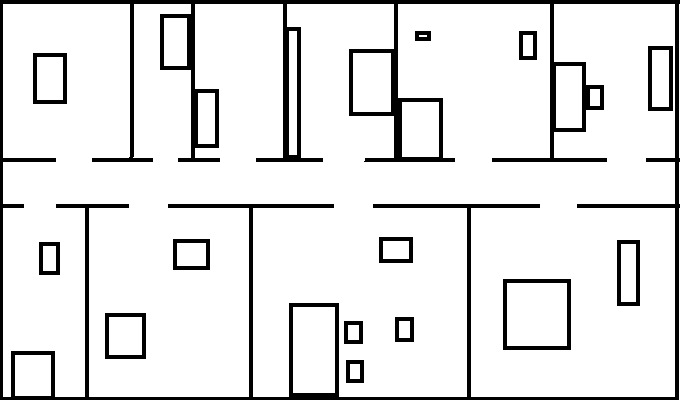
#> input picture Assignment_1/problem1/Map.jpg, 680 x 400 px
$ python ray_casting_simulation.py
#> lines starting #> are read from the running program, lines starting #| are printed output that depends on the picture
#> the answer given: 3
#> the answer given: 3
#> the answer given: 3
import numpy as np
import cv2
import matplotlib.pyplot as plt
from matplotlib.patches import Circle

# Function to calculate the endpoint of a ray given start point, angle, and max range
def get_end_point(start_point, angle, max_range):
    x, y = start_point
    end_x = x + max_range * np.cos(angle * np.pi / 180)
    end_y = y + max_range * np.sin(angle * np.pi / 180)
    return int(end_x), int(end_y)

# Function to validate user inputs based on map size
def validate_input(x, y, theta, map_width, map_height):
    if not (0 <= x < map_width and 0 <= y < map_height):
        raise ValueError("Robot x and y coordinates must be within the bounds of the map. (680,400)")

# Function to cast rays through the map and visualize them on the image
def cast_rays(robot_pose, opening_angle, max_range, map_path, map_width, map_height):
    # Read the map image using cv2
#> called with robot_pose = (3, 3, 3), opening_angle = 250, max_range = 300, map_path = 'Map.jpg', map_width = 680, map_height = 400
    map_array = cv2.imread(map_path)
#> map_array is the input picture: shape (400, 680, 3); min 0, max 255, mean 227.9

    # Extract robot pose information
    x, y, theta = robot_pose

    # Draw the robot
    robot_radius = 6
    circle = Circle((robot_pose[0], robot_pose[1]), robot_radius, color='red')
    plt.gca().add_patch(circle)

    # plot the robot orientation as a line
    plt.plot(
        [robot_pose[0], robot_pose[0] + 50 * np.cos(robot_pose[2] * np.pi / 180)],
        [robot_pose[1], robot_pose[1] + 50 * np.sin(robot_pose[2] * np.pi / 180)],
        color='black')

    # Convert robot coordinates to map coordinates
    start_point = (int(x), int(y))

    # Iterate over angles within the specified opening angle
    for angle in range(int(theta) - opening_angle // 2, int(theta) + opening_angle // 2 + 1, 2):

        # Loop over the points of each line
        laser_range, laser_step = max_range, 1
        for d in range(0, int(laser_range), laser_step):
            # Calculate the endpoint of the ray
            end_point = get_end_point(start_point, angle, d)

            # Check if the point corresponds to a black pixel in the map
            if (np.linalg.norm(map_array[end_point[1], end_point[0]] - np.array([0, 0, 0])) == 0):
                d = laser_range
                break  # Break the loop if a black pixel is encountered
            else:
                # Draw the green ray by setting the pixel color to [0, 255, 0]
                map_array[end_point[1], end_point[0]] = [0, 255, 0]

    # Display the map with the drawn rays using Matplotlib
    plt.imshow(cv2.cvtColor(map_array, cv2.COLOR_BGR2RGB))
    plt.show()
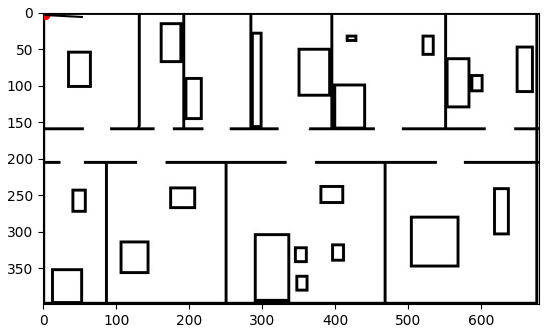
#> figure drawn by matplotlib, 1 panel

# Define map size
map_width = 680
map_height = 400

# Take robot pose as input from the user with validation
try:
    x = float(input("Enter the x-coordinate of the robot: "))
    y = float(input("Enter the y-coordinate of the robot: "))
    theta = float(input("Enter the orientation (theta) of the robot in degrees: "))
    validate_input(x, y, theta, map_width, map_height)
except ValueError as e:
    print(f"Invalid input: {e}")
else:
    robot_pose = (x, y, theta)

    opening_angle = 250
    max_range = 1200/4
    map_path = "Map.jpg"

    # Cast the rays
    cast_rays(robot_pose, opening_angle, max_range, map_path, map_width, map_height)
